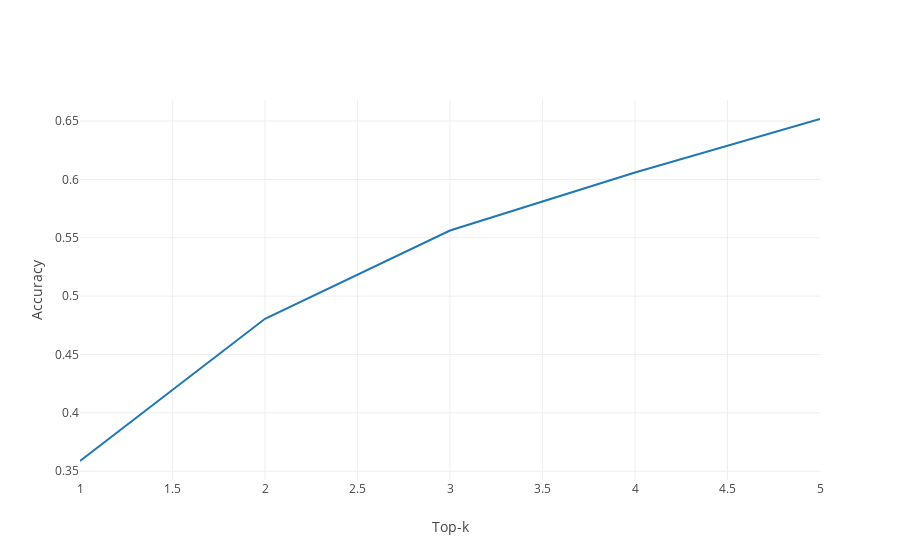

The notebook cell saved with this chart:
### Code cell
cnn_evaluator.plot_top_k_accuracy()

### Figure 1 — Plotly figure (JSON) as saved in the notebook; plotly's stock layout.template omitted (floating-point values rounded to 4 significant figures)
{"data": [{"mode": "lines", "name": "all", "type": "scatter", "uid": "c89c8fc7-959d-4b1f-96a8-476bce39d425", "x": [1, 2, 3, 4, 5], "y": [0.3588, 0.4806, 0.5562, 0.6059, 0.6517]}], "layout": {"xaxis": {"title": {"text": "Top-k"}}, "yaxis": {"title": {"text": "Accuracy"}}}}
